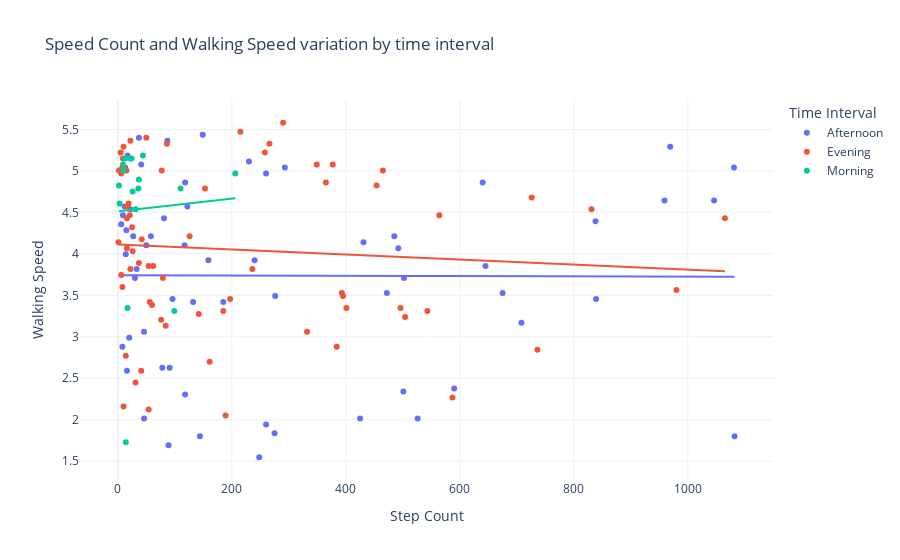

Notebook source saved alongside this figure:
### Code cell
time_intervals = pd.cut(pd.to_datetime(df['Time']).dt.hour,
                                      bins = [0, 12, 18, 24],
                                      labels = ['Morning', 'Afternoon', 'Evening'],
                                      right = False)

df['Time Interval'] = time_intervals

#print(df['time_interval'])
fig = px.scatter(df, x='Step Count', y = 'Walking Speed', color = 'Time Interval', 
                 title = 'Speed Count and Walking Speed variation by time interval', trendline = 'ols')

fig.show()

### Figure 1 — Plotly figure (JSON) as saved in the notebook; plotly's stock layout.template omitted (floating-point values rounded to 4 significant figures)
{"data": [{"hovertemplate": "Time Interval=Afternoon<br>Step Count=%{x}<br>Walking Speed=%{y}<extra></extra>", "legendgroup": "Afternoon", "marker": {"color": "#636efa", "symbol": "circle"}, "mode": "markers", "name": "Afternoon", "orientation": "v", "showlegend": true, "type": "scatter", "x": [46, 645, 14, 13, 17, 122, 839, 118, 590, 425, 260, 838, 959, 89, 472, 117, 30, 492, 431, 502, 708, 675, 58, 27, 81, 6, 50, 78, 96, 132, 33, 91, 16, 501, 240, 20, 8, 185, 144, 526, 46, 118, 230, 293, 12, 9, 41, 22, 15, 485, 1046, 159, 260, 248, 1082, 275, 276, 149, 87, 37, 969, 640, 1081], "xaxis": "x", "y": [3.06, 3.852, 3.996, 5.04, 5.184, 4.572, 3.456, 2.304, 2.376, 2.016, 4.968, 4.392, 4.644, 1.692, 3.528, 4.104, 3.708, 4.068, 4.14, 3.708, 3.168, 3.528, 4.212, 4.212, 4.428, 4.356, 4.104, 2.628, 3.456, 3.42, 3.816, 2.628, 2.592, 2.34, 3.924, 2.988, 2.88, 3.42, 1.8, 2.016, 2.016, 4.86, 5.112, 5.04, 4.572, 4.464, 5.076, 4.536, 4.284, 4.212, 4.644, 3.924, 1.944, 1.548, 1.8, 1.836, 3.492, 5.436, 5.364, 5.4, 5.292, 4.86, 5.04], "yaxis": "y"}, {"hovertemplate": "<b>OLS trendline</b><br>Walking Speed = -1.70101e-05 * Step Count + 3.74265<br>R<sup>2</sup>=0.000023<br><br>Time Interval=Afternoon<br>Step Count=%{x}<br>Walking Speed=%{y} <b>(trend)</b><extra></extra>", "legendgroup": "Afternoon", "marker": {"color": "#636efa", "symbol": "circle"}, "mode": "lines", "name": "Afternoon", "showlegend": false, "type": "scatter", "x": [6, 8, 9, 12, 13, 14, 15, 16, 17, 20, 22, 27, 30, 33, 37, 41, 46, 46, 50, 58, 78, 81, 87, 89, 91, 96, 117, 118, 118, 122, 132, 144, 149, 159, 185, 230, 240, 248, 260, 260, 275, 276, 293, 425, 431, 472, 485, 492, 501, 502, 526, 590, 640, 645, 675, 708, 838, 839, 959, 969, 1046, 1081, 1082], "xaxis": "x", "y": [3.743, 3.743, 3.742, 3.742, 3.742, 3.742, 3.742, 3.742, 3.742, 3.742, 3.742, 3.742, 3.742, 3.742, 3.742, 3.742, 3.742, 3.742, 3.742, 3.742, 3.741, 3.741, 3.741, 3.741, 3.741, 3.741, 3.741, 3.741, 3.741, 3.741, 3.74, 3.74, 3.74, 3.74, 3.74, 3.739, 3.739, 3.738, 3.738, 3.738, 3.738, 3.738, 3.738, 3.735, 3.735, 3.735, 3.734, 3.734, 3.734, 3.734, 3.734, 3.733, 3.732, 3.732, 3.731, 3.731, 3.728, 3.728, 3.726, 3.726, 3.725, 3.724, 3.724], "yaxis": "y"}, {"hovertemplate": "Time Interval=Evening<br>Step Count=%{x}<br>Walking Speed=%{y}<extra></extra>", "legendgroup": "Evening", "marker": {"color": "#EF553B", "symbol": "circle"}, "mode": "markers", "name": "Evening", "orientation": "v", "showlegend": true, "type": "scatter", "x": [8, 564, 153, 16, 22, 16, 587, 496, 395, 401, 384, 161, 736, 142, 10, 8, 6, 56, 26, 1, 236, 14, 504, 60, 54, 77, 19, 189, 31, 84, 76, 41, 37, 21, 50, 10, 22, 15, 79, 454, 465, 11, 365, 377, 5, 9, 2, 86, 42, 332, 185, 290, 215, 258, 266, 54, 6, 349, 980, 726, 1065, 831, 126, 62, 25, 543, 393, 197, 16], "xaxis": "x", "y": [5.04, 4.464, 4.788, 4.068, 3.816, 4.572, 2.268, 3.348, 3.492, 3.348, 2.88, 2.7, 2.844, 3.276, 2.16, 3.6, 3.744, 3.42, 4.032, 4.14, 3.816, 2.772, 3.24, 3.384, 2.124, 5.004, 4.608, 2.052, 2.448, 3.132, 3.204, 2.592, 3.888, 4.464, 5.4, 5.292, 5.364, 5.004, 3.708, 4.824, 5.004, 5.04, 4.86, 5.076, 5.22, 5.148, 5.004, 5.328, 4.176, 3.06, 3.312, 5.58, 5.472, 5.22, 5.328, 3.852, 4.968, 5.076, 3.564, 4.68, 4.428, 4.536, 4.212, 3.852, 4.32, 3.312, 3.528, 3.456, 4.428], "yaxis": "y"}, {"hovertemplate": "<b>OLS trendline</b><br>Walking Speed = -0.000303736 * Step Count + 4.11271<br>R<sup>2</sup>=0.006415<br><br>Time Interval=Evening<br>Step Count=%{x}<br>Walking Speed=%{y} <b>(trend)</b><extra></extra>", "legendgroup": "Evening", "marker": {"color": "#EF553B", "symbol": "circle"}, "mode": "lines", "name": "Evening", "showlegend": false, "type": "scatter", "x": [1, 2, 5, 6, 6, 8, 8, 9, 10, 10, 11, 14, 15, 16, 16, 16, 19, 21, 22, 22, 25, 26, 31, 37, 41, 42, 50, 54, 54, 56, 60, 62, 76, 77, 79, 84, 86, 126, 142, 153, 161, 185, 189, 197, 215, 236, 258, 266, 290, 332, 349, 365, 377, 384, 393, 395, 401, 454, 465, 496, 504, 543, 564, 587, 726, 736, 831, 980, 1065], "xaxis": "x", "y": [4.112, 4.112, 4.111, 4.111, 4.111, 4.11, 4.11, 4.11, 4.11, 4.11, 4.109, 4.108, 4.108, 4.108, 4.108, 4.108, 4.107, 4.106, 4.106, 4.106, 4.105, 4.105, 4.103, 4.101, 4.1, 4.1, 4.098, 4.096, 4.096, 4.096, 4.094, 4.094, 4.09, 4.089, 4.089, 4.087, 4.087, 4.074, 4.07, 4.066, 4.064, 4.057, 4.055, 4.053, 4.047, 4.041, 4.034, 4.032, 4.025, 4.012, 4.007, 4.002, 3.998, 3.996, 3.993, 3.993, 3.991, 3.975, 3.971, 3.962, 3.96, 3.948, 3.941, 3.934, 3.892, 3.889, 3.86, 3.815, 3.789], "yaxis": "y"}, {"hovertemplate": "Time Interval=Morning<br>Step Count=%{x}<br>Walking Speed=%{y}<extra></extra>", "legendgroup": "Morning", "marker": {"color": "#00cc96", "symbol": "circle"}, "mode": "markers", "name": "Morning", "orientation": "v", "showlegend": true, "type": "scatter", "x": [37, 14, 22, 206, 44, 17, 24, 26, 110, 2, 9, 13, 10, 36, 99, 3, 31], "xaxis": "x", "y": [4.896, 1.728, 5.148, 4.968, 5.184, 3.348, 5.148, 4.752, 4.788, 4.824, 5.076, 5.148, 5.004, 4.788, 3.312, 4.608, 4.536], "yaxis": "y"}, {"hovertemplate": "<b>OLS trendline</b><br>Walking Speed = 0.000760925 * Step Count + 4.513<br>R<sup>2</sup>=0.001872<br><br>Time Interval=Morning<br>Step Count=%{x}<br>Walking Speed=%{y} <b>(trend)</b><extra></extra>", "legendgroup": "Morning", "marker": {"color": "#00cc96", "symbol": "circle"}, "mode": "lines", "name": "Morning", "showlegend": false, "type": "scatter", "x": [2, 3, 9, 10, 13, 14, 17, 22, 24, 26, 31, 36, 37, 44, 99, 110, 206], "xaxis": "x", "y": [4.515, 4.515, 4.52, 4.521, 4.523, 4.524, 4.526, 4.53, 4.531, 4.533, 4.537, 4.54, 4.541, 4.546, 4.588, 4.597, 4.67], "yaxis": "y"}], "layout": {"legend": {"title": {"text": "Time Interval"}, "tracegroupgap": 0}, "title": {"text": "Speed Count and Walking Speed variation by time interval"}, "xaxis": {"anchor": "y", "domain": [0, 1], "title": {"text": "Step Count"}}, "yaxis": {"anchor": "x", "domain": [0, 1], "title": {"text": "Walking Speed"}}}}
